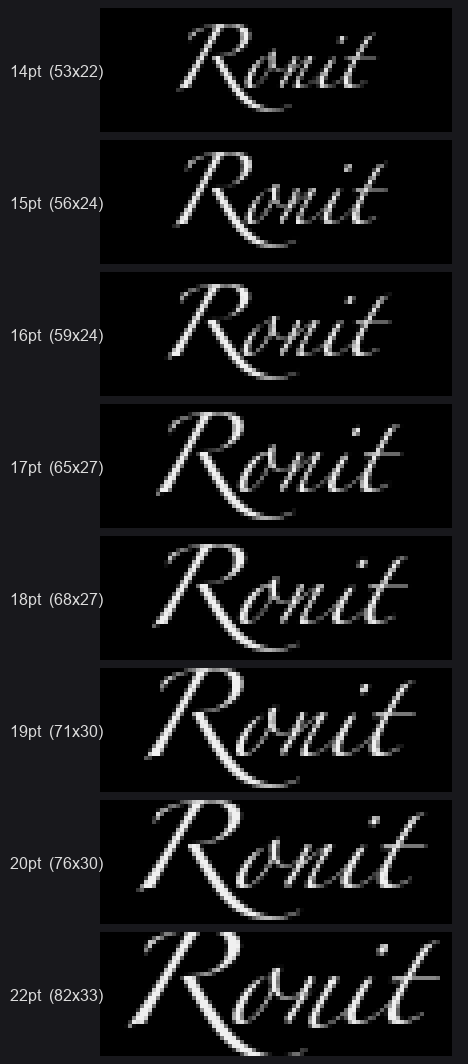

Source code (Python):
"""Preview Zapfino 'Ronit' at several sizes to find the largest that fits 88x31."""
from PIL import Image, ImageDraw, ImageFont

W, H = 88, 31
PATH = "/System/Library/Fonts/Supplemental/Zapfino.ttf"

sizes = [14, 15, 16, 17, 18, 19, 20, 22]
SCALE = 4
LABEL_W = 100

sheet = Image.new("RGB", (LABEL_W + W * SCALE + 16, (H * SCALE + 8) * len(sizes) + 8), (24, 24, 28))
d_sheet = ImageDraw.Draw(sheet)
label_font = ImageFont.truetype("/System/Library/Fonts/Supplemental/Arial.ttf", 16)

for i, sz in enumerate(sizes):
    img = Image.new("L", (W, H), 0)
    d = ImageDraw.Draw(img)
    f = ImageFont.truetype(PATH, sz)
    bbox = d.textbbox((0, 0), "Ronit", font=f)
    tw = bbox[2] - bbox[0]
    th = bbox[3] - bbox[1]
    x = (W - tw) // 2 - bbox[0]
    y = (H - th) // 2 - bbox[1]
    d.text((x, y), "Ronit", font=f, fill=240)
    rgb = Image.merge("RGB", (img, img, img))
    big = rgb.resize((W * SCALE, H * SCALE), Image.NEAREST)
    y0 = 8 + i * (H * SCALE + 8)
    sheet.paste(big, (LABEL_W, y0))
    d_sheet.text((10, y0 + (H * SCALE) // 2 - 8), f"{sz}pt  ({tw}x{th})", font=label_font, fill=(220, 220, 220))

sheet.save("/Users/ronitnath/dev/personal/buddybox/zapfino_sizes.png")
print("done")
